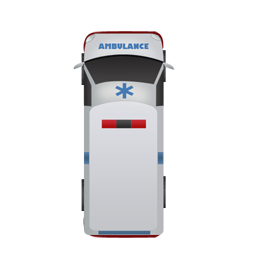
#> input picture parkar/images/Ambulance.png, 256 x 256 px; its folder holds only this picture in this run
$ python tool.py
#> lines starting #> are read from the running program, lines starting #| are printed output that depends on the picture
from PIL import Image
import numpy as np
import os

def recortar_margenes_transparentes(ruta_imagen, ruta_salida):
    # Cargar la imagen con Pillow
#> called with ruta_imagen = 'images/Ambulance.png', ruta_salida = 'images_recortadas/Ambulance.png'
    imagen = Image.open(ruta_imagen).convert("RGBA")
#> imagen is the input picture: PIL image 256x256 RGBA; mean R, G, B, A 224.2, 222.8, 224.3, 64.7

    # Convertir la imagen a un array de numpy
    imagen_np = np.array(imagen)

    # Obtener el canal alfa (transparencia)
    canal_alfa = imagen_np[:, :, 3]
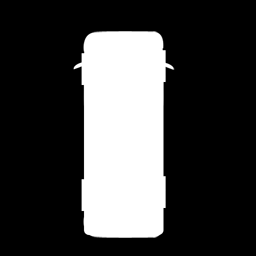
#> canal_alfa: shape (256, 256); min 0, max 255, mean 64.7

    # Encontrar los límites del contenido no transparente
    filas_con_contenido = np.where(np.max(canal_alfa, axis=1) > 0)[0]
#> filas_con_contenido = 207 values from 31 to 237
    columnas_con_contenido = np.where(np.max(canal_alfa, axis=0) > 0)[0]
#> columnas_con_contenido = 102 values from 73 to 174

    if len(filas_con_contenido) == 0 or len(columnas_con_contenido) == 0:
        print(f"La imagen {ruta_imagen} está completamente transparente. No se recortará.")
        return

    # Obtener los límites del contenido
    y1, y2 = filas_con_contenido[0], filas_con_contenido[-1]
#> y1 = 31; y2 = 237
    x1, x2 = columnas_con_contenido[0], columnas_con_contenido[-1]
#> x1 = 73; x2 = 174

    # Recortar la imagen usando los límites encontrados
    imagen_recortada = imagen_np[y1:y2+1, x1:x2+1]
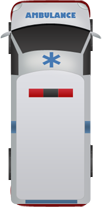
#> imagen_recortada: shape (207, 102, 4); mean R, G, B, A 159.5, 155.2, 159.6, 200.8; transparent parts drawn white

    # Guardar la imagen recortada
    imagen_recortada_pil = Image.fromarray(imagen_recortada)
    imagen_recortada_pil.save(ruta_salida, "PNG")

def procesar_carpeta(carpeta_entrada, carpeta_salida):
    # Crear la carpeta de salida si no existe
    if not os.path.exists(carpeta_salida):
        os.makedirs(carpeta_salida)

    # Procesar todas las imágenes en la carpeta de entrada
    for archivo in os.listdir(carpeta_entrada):
        if archivo.lower().endswith(".png"):
            ruta_imagen = os.path.join(carpeta_entrada, archivo)
            ruta_salida = os.path.join(carpeta_salida, archivo)
            recortar_margenes_transparentes(ruta_imagen, ruta_salida)
            print(f"Imagen recortada: {archivo}")

# Rutas de las carpetas
carpeta_entrada = "images"  # Carpeta donde están las imágenes originales
carpeta_salida = "images_recortadas"  # Carpeta donde se guardarán las imágenes recortadas

# Procesar todas las imágenes en la carpeta
procesar_carpeta(carpeta_entrada, carpeta_salida)

$ run again, on parkar/images/Mini_truck.png
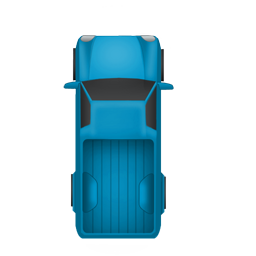
#> input picture parkar/images/Mini_truck.png, 256 x 256 px
#> in recortar_margenes_transparentes, imagen is the input picture: PIL image 256x256 RGBA; mean R, G, B, A 166.2, 200.2, 211.8, 69.6
#> in recortar_margenes_transparentes, `canal_alfa = imagen_np[:, :, 3]`:
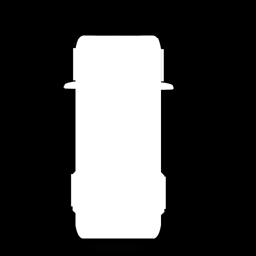
#> canal_alfa: shape (256, 256); min 0, max 255, mean 69.6
#> filas_con_contenido = 220 values from 5 to 254
#> columnas_con_contenido = 111 values from 63 to 173
#> y1 = 5; y2 = 254
#> x1 = 63; x2 = 173
#> in recortar_margenes_transparentes, `imagen_recortada = imagen_np[y1:y2+1, x1:x2+1]`:
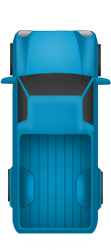
#> imagen_recortada: shape (250, 111, 4); mean R, G, B, A 45.4, 125.5, 153, 164.4; transparent parts drawn white

$ run again, on parkar/images/Audi.png
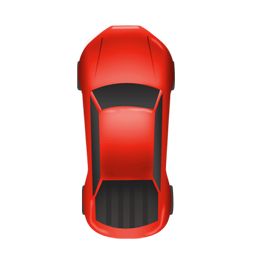
#> input picture parkar/images/Audi.png, 256 x 256 px
#> in recortar_margenes_transparentes, imagen is the input picture: PIL image 256x256 RGBA; mean R, G, B, A 225.2, 189.3, 186.1, 68.1
#> in recortar_margenes_transparentes, `canal_alfa = imagen_np[:, :, 3]`:
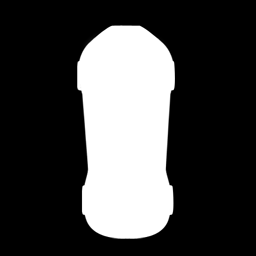
#> canal_alfa: shape (256, 256); min 0, max 255, mean 68.1
#> filas_con_contenido = 214 values from 25 to 238
#> columnas_con_contenido = 98 values from 77 to 174
#> y1 = 25; y2 = 238
#> x1 = 77; x2 = 174
#> in recortar_margenes_transparentes, `imagen_recortada = imagen_np[y1:y2+1, x1:x2+1]`:
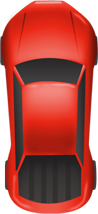
#> imagen_recortada: shape (214, 98, 4); mean R, G, B, A 161.8, 49.8, 39.8, 212.9; transparent parts drawn white
